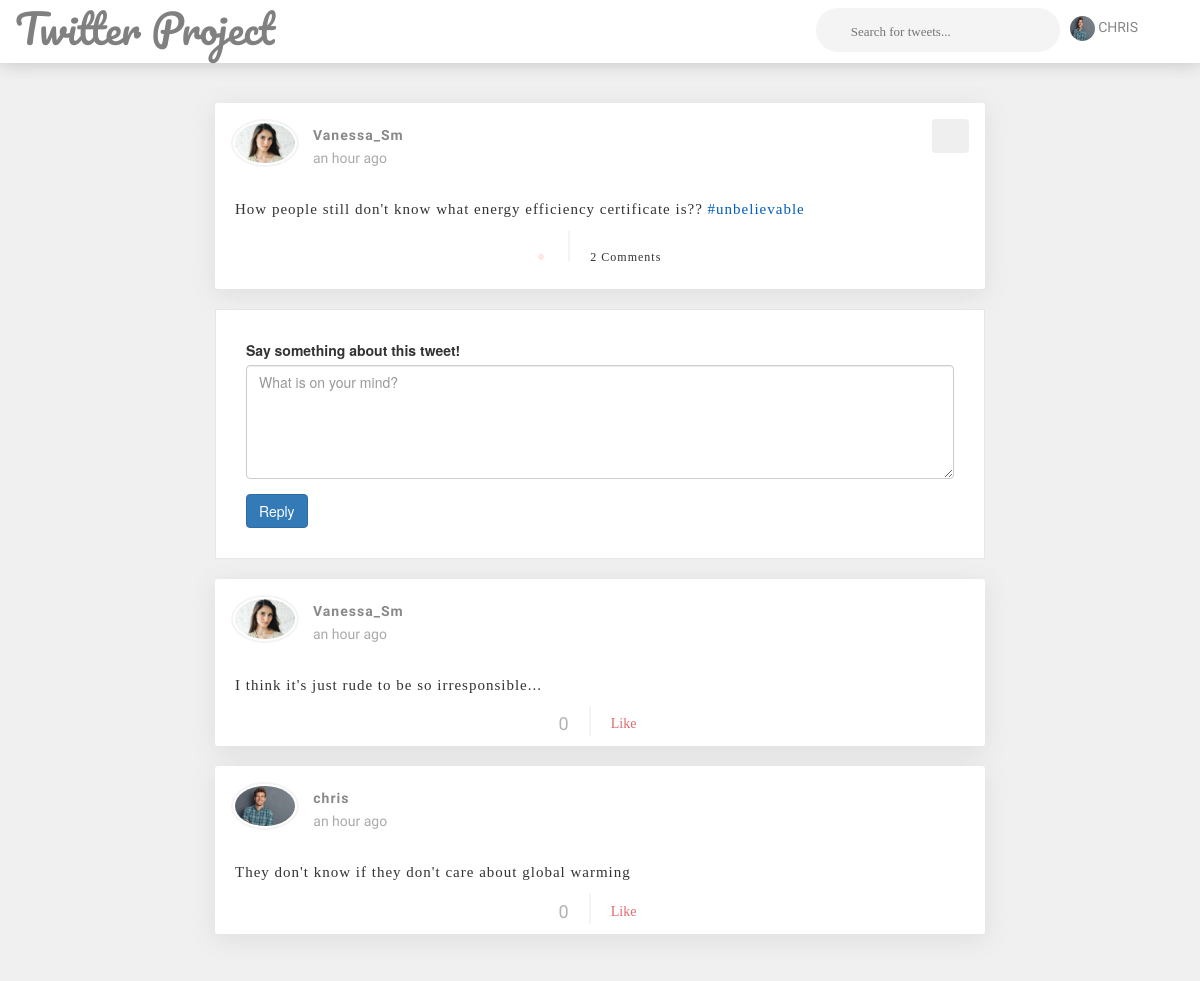
Screenshot of /tweet/39/detail/ (signed in) with the database file from the repository.
### accounts/models.py (models this page shows, shortened)
class Profile(models.Model):
    user = models.OneToOneField(User, null=True, on_delete=models.CASCADE)
    image = models.ImageField(default='default.jpg', upload_to='profile_pics')
    description = models.TextField(max_length=1000, null=True, blank=True, default="",
                                   help_text='The max length of your description is 1000 symbols.')
    followers = models.ManyToManyField(User, blank=True, symmetrical=False, related_name='user_followers')
    following = models.ManyToManyField(User, blank=True, symmetrical=False, related_name='user_following')

### tweets/models.py (models this page shows, shortened)
class Tweet(models.Model):
    message = models.TextField(max_length=140)
    created_at = models.DateTimeField(auto_now_add=True)
    created_by = models.ForeignKey(User, null=True, related_name='tweets', on_delete=models.CASCADE)
    favorite_tweet = models.ManyToManyField(User, symmetrical=False, related_name='favorite_tweet', blank=True)
    class Meta:
        ordering = ('-created_at', )
    def tweet_as_list(self):
        return self.message.split(' ')
    def is_favorite(self, user):
        is_favorite = False
        if self.favorite_tweet.filter(id=user.id).exists():
            is_favorite = True
        return is_favorite

class Comment(models.Model):
    tweet = models.ForeignKey(Tweet, related_name='comment', on_delete=models.CASCADE)
    comment = models.TextField(max_length=140, help_text='The max length of your message can be 140 symbols.')
    date_created = models.DateTimeField(auto_now_add=True)
    comment_author = models.ForeignKey(User, null=True, related_name='comment', on_delete=models.CASCADE)
    comment_like = models.ManyToManyField(User, symmetrical=False, related_name='like', blank=True)
    class Meta:
        ordering = ('-date_created', )
    def comment_as_list(self):
        return self.comment.split(' ')
    def like_comment(self, user):
        like_comment = False
        if self.comment_like.filter(id=user.id).exists():
            like_comment = True
        return like_comment

### tweets/views.py (the view)
# urls.py: path('tweet/<pk>/detail/', views.detail_tweet, name='detail_tweet'),
def detail_tweet(request, pk):
    tweet = get_object_or_404(models.Tweet, pk=pk)
    form = None
    if request.user.is_authenticated:
        if request.method == "POST":
            form = forms.CommentForm(request.POST)
            if form.is_valid():
                comment = form.save(commit=False)
                comment.comment_author = request.user
                comment.tweet = tweet
                comment.save()
                return redirect('detail_tweet', pk=pk)
        else:
            form = forms.CommentForm()
    context = {
        'tweet': tweet,
        'is_favorite': tweet.is_favorite(request.user),
        'form': form
    }
    return render(request, "detail_tweet.html", context)

### tweets/forms.py
class CommentForm(forms.ModelForm):
    class Meta:
        model = models.Comment
        fields = ['comment']
        widgets = {
            'comment': forms.Textarea(
                attrs={'rows': 5, 'placeholder': 'What is on your mind?'}
            )
        }
        labels = {
            "comment": "Say something about this tweet!"
        }

### tweets/templatetags/form_tags.py (called while the page is built)
@register.filter
def is_follower(user, current_user):
    if user in current_user.profile.following.all():
        return True
    else:
        return False

### tweets/templatetags/twitter_tags.py (called while the page is built)
@register.filter
def is_favorite(tweet, user):
    return tweet.is_favorite(user)

@register.filter
def like_comment(comment, user):
    result = comment.like_comment(user)
    return result

### tweets/templates/detail_tweet.html (shortened to what this page needs)
{% extends 'base.html' %}
{% load static widget_tweaks form_tags humanize %}
{% block content %}
    <div class="newsfeed">
        <div class="container-fluid">
            <div class="row">
                <div class="col-lg-2"></div>
                <div class="col-lg-8">
                    {% include 'includes/tweet.html' %}
                </div>
                <div class="col-lg-2"></div>
            </div>
            <div class="row">
                <div class="col-lg-2"></div>
                <div class="col-lg-8">
                    {% if user.is_authenticated %}
                    <div class="simple-box">
                        <form method="post" novalidate>
                            {% for field in form %}
                                <div class="form-group">
                                    {{ field.label_tag }}
                                    {% render_field field class="form-control" %}
                                </div>
                            {% endfor %}
                            <button type="submit" class="btn btn-primary">Reply</button>
                        </form>
                    </div>
                    <br>
                    {% for comment in tweet.comment.all %}
                        {% include 'includes/comment.html' %}
                    {% endfor %}
                {% endif %}
                </div>
            </div>
        </div>
        <div class="col-lg-2">
        </div>
    </div>
{% endblock %}

### templates/base.html (shortened to what this page needs)
{% load static %}
<!DOCTYPE html>
<html lang="en">
<head>
    <link type="text/css" href="{% static "assets/css/demos/photo.css" %}" rel="stylesheet"/>
    <link type="text/css" href="{% static "assets/css/tweet.css" %}" rel="stylesheet"/>
    <link type="text/css" href="{% static "assets/css/account.css" %}" rel="stylesheet"/>
</head>
<body class="login-body">
<header class="tr-header">
    <nav class="navbar navbar-default">
        <div class="container-fluid">
            <div class="navbar-header">
                <a class="twitter-project" href="{% url "home" %}">Twitter Project</a>
            </div>
            <div class="navbar-right">
                <ul class="nav navbar-nav">
                    {% if user.is_authenticated %}
                    <li>
                        <div class="search-dashboard">
                            <form method="get" action="{% url 'home' %}">
                                <input type="text" name="q" placeholder="Search for tweets..." value="{{ request.GET.q }}">
                                <button type="submit"><i class="fa fa-search"></i></button>
                            </form>
                        </div>
                    </li>
                        <li class="dropdown mega-avatar">
                            <a href="#" class="dropdown-toggle" data-toggle="dropdown" aria-expanded="true">
                                <span class="avatar w-32"><img src="{{ request.user.profile.image.url }}"
                                                               class="img-resonsive img-circle" width="25" height="25"
                                                               alt="..."></span>
                                <span class="hidden-xs">{{ request.user.username }}</span>
                            </a>
                        </li>
                    {% endif %}
                </ul>
            </div>
        </div>
    </nav>
</header>
{% block content %}
{% endblock %}
</body>
</html>

### tweets/templates/includes/tweet.html (shortened to what this page needs)
{% load humanize form_tags twitter_tags %}
<div class="cardbox">
    <div class="cardbox-heading">
        <div class="dropdown pull-right">
            {% if user.is_authenticated %}
                <button class="btn btn-secondary btn-flat" type="button" data-toggle="dropdown"
                        aria-expanded="false">
                    <i class="fa fa-ellipsis-h"></i>
                </button>
            {% endif %}
        </div>
        <div class="media m-0">
            <div class="d-flex mr-3">
                <a href="#"><img class="img-responsive img-circle" src="{{ tweet.created_by.profile.image.url }}"
                                 alt="User"></a>
            </div>
            <div class="media-body">
                <a href="{% url 'profile' tweet.created_by.username %}"><p class="m-0">{{ tweet.created_by }}</p></a>
                <small><span>{{ tweet.created_at|naturaltime }}</span></small>
            </div>
        </div>
    </div>
    <div class="card">
        <div class="tweet-box">
            <p class="tweet-text">{% for word in tweet.tweet_as_list %}
                {% if word.0 == '#' %}
                    <a href="{% url 'home' %}?hashtag={{ word|slice:"1:" }}" class="link">{{ word }}</a>
                {% else %}
                    {{ word }}
                {% endif %}
            {% endfor %}</p>
        </div>
    </div>
    <div class="cardbox-like">
        <ul>
            {% if user.is_authenticated %}
                {% if tweet.created_by != request.user %}
                    {% if tweet|is_favorite:request.user %}
                        <li><a href="{% url 'ajax_favorite_tweet' pk=tweet.pk %}"><i class="fa fa-heart liked_tweet"
                                                                                     id="tweetHeart{{ tweet.pk }}"
                                                                                     onclick="makeFavorite(event, {{ tweet.pk }})"></i></a>
                        </li>
                    {% else %}
                        <li><a href="{% url 'ajax_favorite_tweet' pk=tweet.pk %}"><i class="fa fa-heart not_liked_tweet"
                                                                                     id="tweetHeart{{ tweet.pk }}"
                                                                                     onclick="makeFavorite(event, {{ tweet.pk }})"></i></a>
                        </li>
                    {% endif %}
                {% endif %}
            {% endif %}
        {% if tweet.comment.all.count == 1 %}
            <li><p class="page-text">{{tweet.comment.all.count }} Comment</p></li>
        {% else %}
            <li><p class="page-text">{{tweet.comment.all.count }} Comments</p></li>
        {% endif %}
        </ul>
    </div>
</div>

### tweets/templates/includes/comment.html
{% load static humanize form_tags twitter_tags %}
<div class="cardbox">
    <div class="cardbox-heading">
        <div class="media m-0">
            <div class="d-flex mr-3">
                <a href="#"><img class="img-responsive img-circle" src="{{ comment.comment_author.profile.image.url }}"
                                 alt="User"></a>
            </div>
            <div class="media-body">
                <a href="{% url 'profile' comment.comment_author.username %}"><p class="m-0">{{ comment.comment_author }}</p></a>
                <small><span>{{ comment.date_created|naturaltime }}</span></small>
            </div>
        </div>
    </div>
<div class="card">
        <div class="tweet-box">
        <p class="tweet-text">
            {% for word in comment.comment_as_list %}
                {% if word.0 == '#' %}
                    <a href="{% url 'home' %}?hashtag={{ word|slice:"1:" }}" class="link">{{ word }}</a>
                {% else %}
                    {{ word }}
                {% endif %}
            {% endfor %}</p>
        </div>
</div>
    <div class="cardbox-like">
        <ul>
        <li class="page-text">
            <span class="span-last" id="commentsCount{{ comment.pk }}">{{ comment.comment_like.all.count }} </span>
        </li>
            {% if user.is_authenticated %}
                <li class="page-text"><a href="{% url 'ajax_comment_like' pk=comment.pk %}" onclick="likeComment(event, {{ comment.pk }})"
        id="commentLike{{ comment.pk }}">
            {% if comment|like_comment:request.user %}
            Unlike
            {% else %}
            Like
            {% endif %}
                </a></li>
            {% endif %}
        </ul>
    </div>
</div>

### static/assets/css/demos/photo.css (style rules this page uses)
.navbar.navbar-default { margin-bottom: 0; border-radius: 0; border: 0; background-color: #fff; box-shadow: 0 0 18px 0 rgba(0, 0, 0, 0.2); }
.navbar-default .navbar-nav > li > a { padding: 15px 10px; line-height: 25px; }
.navbar-default .navbar-nav li a { text-decoration: none; font-family: 'Abhaya Libre', serif; color: #858686; font-size: 14px; text-transform: uppercase; border-radius: 4px; margin-right: 2px; -webkit-transition-duration: 0; transition-duration: 0; }
.navbar-default .navbar-nav li i { padding: 15px 2px; color: #858686; font-size: 14px; line-height: 25px; }
.navbar-right { display: inline; margin-right: 35px; }
.navbar-right li { display: inline-block; }
.navbar-right .search-dashboard { float: left; margin-bottom: 11px; margin-left: 80px; margin-top: 8px; }
.navbar-right .search-dashboard > form { background: #f4f4f4 none repeat scroll 0 0; -webkit-border-radius: 30px; -moz-border-radius: 30px; -ms-border-radius: 30px; -o-border-radius: 30px; border-radius: 30px; float: left; height: 44px; width: 244px; }
.navbar-right .search-dashboard > form > input { background: transparent none repeat scroll 0 0; border: medium none; color: #46495b; float: left; font-family: Rubik; font-size: 13px; padding: 12px 50px 12px 35px; }
.navbar-right .search-dashboard > form > button { background: transparent none repeat scroll 0 0; border: medium none; color: #a7a7a7; padding: 12px 22px; position: absolute; right: 0; top: -8px; cursor: pointer; }
.avatar { width: 32px; height: 32px; text-align: center; }
.d-flex { display: -ms-flexbox !important; display: flex !important; }
.newsfeed { padding: 40px 0px; }
.cardbox { border-radius: 3px; background-color: #fff; box-shadow: 0 5px 25px 0 rgba(123, 123, 123, .15); margin-bottom: 20px; padding: 0px !important; }
.cardbox .cardbox-heading { padding: 16px; margin: 0; }
.m-0 { margin: 0 !important; }
.media { display: -ms-flexbox; display: flex; -ms-flex-align: start; align-items: flex-start; }
.media .mr-3 { margin-right: 1rem !important; }
.media img { height: 48px !important; background-size: cover; padding: 2px; border: 2px solid #f4f4f4; }
.media-body { -ms-flex: 1; flex: 1; padding: .4rem !important; }
.media-body p { font-family: 'Abhaya Libre', serif; font-weight: 700 !important; font-size: 14px; color: #88898a; }
.media-body small span { font-family: 'Abhaya Libre', serif; font-size: 14px; color: #aaa; }
.img-responsive { display: block; max-width: 100%; height: auto; }
.cardbox-like ul { padding: 0px 0px 10px 0px !important; font-size: 0px; text-align: center; }
.cardbox-like li:first-child { display: inline-block; margin-right: 5px; padding-right: 20px; border-right: 2px solid #f4f4f4; }
.cardbox-like li:last-child { display: inline-block; text-align: center; margin-left: 15px; }
.cardbox-like li a { color: #e16a70; font-size: 14px; float: left; padding-top: 6px; margin-right: 5px; }
.cardbox-like li span { font-family: 'Abhaya Libre', serif; float: left; color: #e16a70; font-size: 18px; padding-top: 6px; }
.cardbox-like li span.span-last { color: #b2b2b2; }

### static/assets/css/tweet.css (style rules this page uses)
.tweet-box { max-width: 100%; padding-top: 10px; padding-left: 20px; padding-right: 20px; text-align: justify; word-wrap: break-word; }
.tweet-text { font-family: "Times New Roman", sans-serif; font-size: 1.5rem; font-weight: 400; line-height: 1.5; }
.page-text { font-family: "Times New Roman", sans-serif; font-size: 1.2rem; }
.link { font-family: "Times New Roman", sans-serif; color: #005cbf; }
.simple-box { max-width: 100%; border: 1px solid #e6e6e6; background-color: white; padding: 30px; }
.not_liked_tweet { color: white; text-shadow: 0px 0px 3px red; }

### static/assets/css/account.css (style rules this page uses)
.twitter-project { font-family: 'Pacifico', serif; color: grey; font-size: 4rem; font-weight: 300; }
.login-body { background-color: #F0F0F0; }

### static/assets/css/skins/skin_two.css (style rules this page uses)
a { color: #fff; text-decoration: none; outline: 0; -webkit-transition:0.5s all ease; -moz-transition:0.5s all ease; -o-transition:0.5s all ease; -ms-transition:0.5s all ease; transition:0.5s all ease; }

### rows the page displays
Tweet: created_by.profile.image (picture), created_by "Vanessa_Sm", created_at "an hour ago", comment.all.count "2"
Comment: comment_author.profile.image (picture), comment_author "Vanessa_Sm", date_created "an hour ago", comment_as_list "I" "think" "it's" "just" "rude" "to" "be" "so" "irresponsible...", comment_like.all.count "0", shows "Like"
Comment: comment_author.profile.image (picture), comment_author "chris", date_created "an hour ago", comment_as_list "They" "don't" "know" "if" "they" "don't" "care" "about" "global" "warming", comment_like.all.count "0", shows "Like"

### other values shown
{{ request.user.username }} "CHRIS"
{{ word }} "How" "people" "still" "don't" "know" "what" "energy" "efficiency" "certificate" "is??"
{{ word }} "#unbelievable"
{{ field.label_tag }} "Say something about this tweet!"
